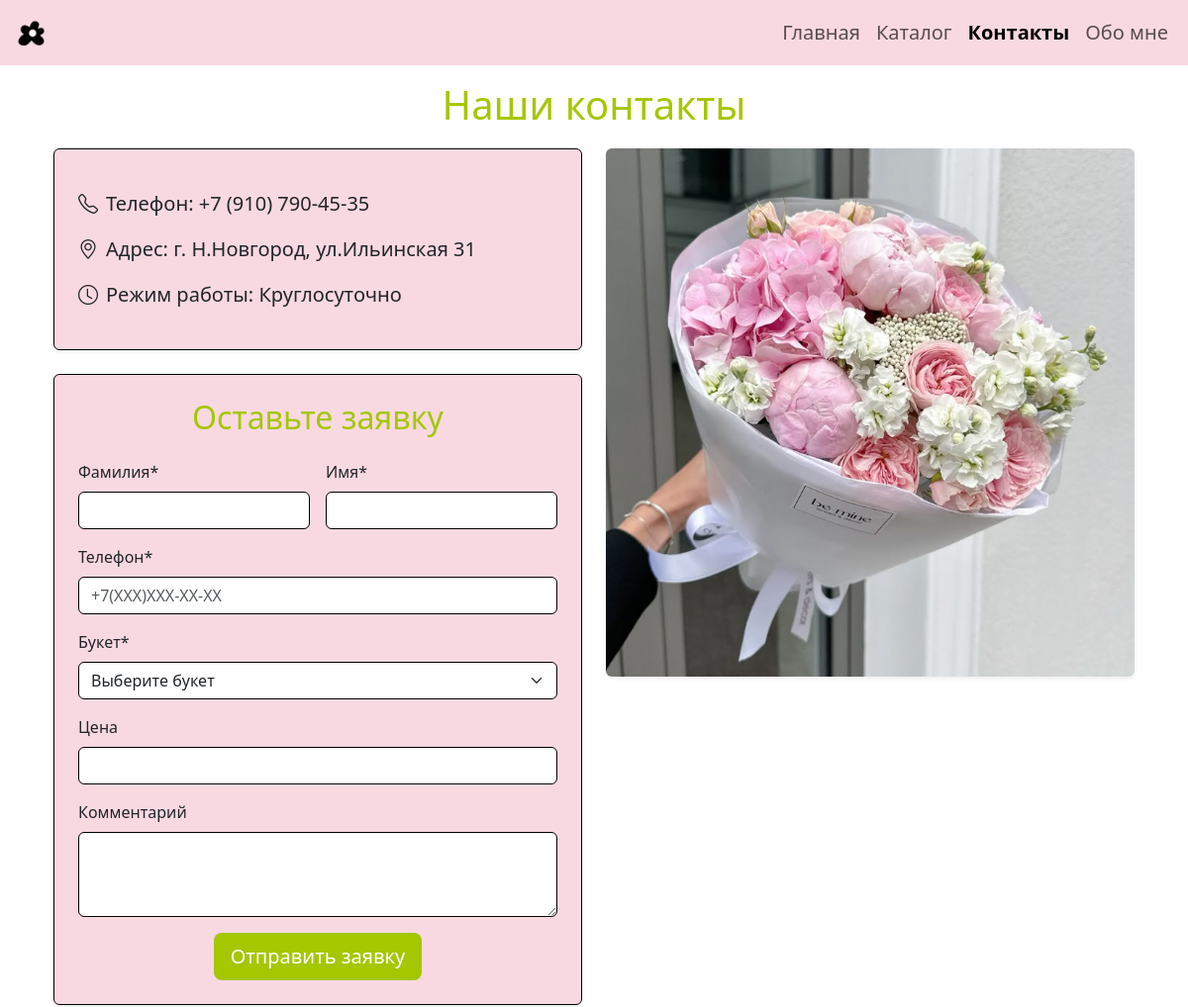
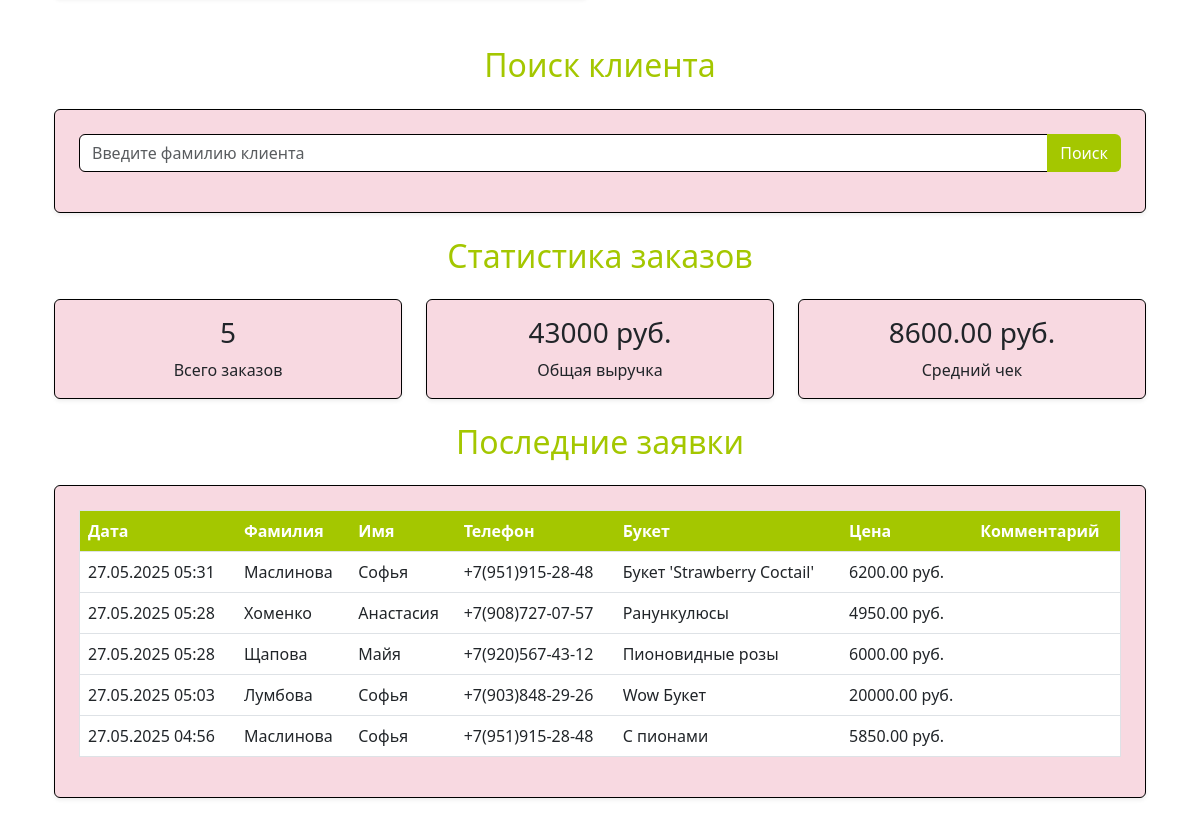
The page /myApp/contacts/ on the database its author committed (2 pictures, top to bottom).
### myApp/models.py (models this page shows, shortened)
class ShopInfo(models.Model):
    phone = models.CharField(max_length=50, verbose_name="Телефон")
    address = models.TextField(verbose_name="Адрес")
    working_hours = models.CharField(max_length=100, verbose_name="Режим работы")
    image = models.ImageField(upload_to='shop_images/', verbose_name="Изображение магазина")

class Order(models.Model):
    last_name = models.CharField(max_length=100)
    first_name = models.CharField(max_length=100)
    phone = models.CharField(max_length=20)
    bouquet = models.ForeignKey(Bouquet, on_delete=models.SET_NULL, null=True)
    comment = models.TextField(blank=True)
    created_at = models.DateTimeField(auto_now_add=True)
    price = models.DecimalField(max_digits=10, decimal_places=2, validators=[MinValueValidator(0)], null=True)

class Bouquet(models.Model):
    name = models.CharField(max_length=255, verbose_name="Название букета")
    image = models.ImageField(upload_to='bouquets/', verbose_name="Изображение")
    price = models.DecimalField(max_digits=10, decimal_places=2, verbose_name="Цена")

### myApp/views.py (the view, shortened to what this page needs)
# urls.py: path('contacts/', views.contacts, name='contacts'),
def contacts(request):
    shop_info = ShopInfo.objects.first()
    bouquets = Bouquet.objects.all()
    search_query = request.GET.get('search', '').strip()
    client_orders = None
    expensive_order = None
    cheap_order = None
    order_stats = Order.objects.aggregate(
        total_orders=Count('id'),
        total_revenue=Sum('price'),
        avg_order=Avg('price')
    )
    contact_requests = Order.objects.all().order_by('-created_at')[:10]
    context = {
        'shop_info': shop_info,
        'bouquets': bouquets,
        'contact_requests': contact_requests,
        'order_stats': order_stats,
        'search_query': search_query,
        'client_orders': client_orders,
        'expensive_order': expensive_order,
        'cheap_order': cheap_order
    }
    return render(request, 'contacts.html', context)

### myApp/templates/contacts.html (shortened to what this page needs)
{% extends 'base.html' %}
{% load static %}
{% block content %}
<div class="container mt-4">
    <h1 class="text-center" style="color: #a4c700; margin-top: -80px; margin-bottom: 20px;">Наши контакты</h1>
    <div class="row mb-5">
        <div class="col-md-6">
            <div class="p-4 rounded shadow-sm mb-4" style="background-color: #f8d9e1; border: 1px solid black;">
                <div class="mt-3 lead">
                    <p><i class="bi bi-telephone me-2"></i><strong>Телефон:</strong> {{ shop_info.phone }}</p>
                    <p><i class="bi bi-geo-alt me-2"></i><strong>Адрес:</strong> {{ shop_info.address }}</p>
                    <p><i class="bi bi-clock me-2"></i><strong>Режим работы:</strong> {{ shop_info.working_hours }}</p>
                </div>
            </div>
            <div class="p-4 rounded shadow-sm" style="background-color: #f8d9e1; border: 1px solid black;">
                <h2 class="text-center mb-4" style="color: #a4c700;">Оставьте заявку</h2>
                <form method="post" id="order-form" novalidate>
                    <div class="row g-3">
                        <div class="col-md-6">
                            <label class="form-label">Фамилия*</label>
                            <input type="text" name="last_name" class="form-control" required
                                pattern="[А-ЯЁ][А-Яа-яЁё\s\-]*"
                                title="Фамилия должна начинаться с заглавной буквы и содержать только буквы, пробелы и дефисы">
                        </div>
                        <div class="col-md-6">
                            <label class="form-label">Имя*</label>
                            <input type="text" name="first_name" class="form-control" required
                                pattern="[А-ЯЁ][А-Яа-яЁё\s\-]*"
                                title="Имя должно начинаться с заглавной буквы и содержать только буквы, пробелы и дефисы">
                        </div>
                        <div class="col-12">
                            <label class="form-label">Телефон*</label>
                            <input type="tel" name="phone" class="form-control" required
                                pattern="\+7\(\d{3}\)\d{3}-\d{2}-\d{2}"
                                placeholder="+7(XXX)XXX-XX-XX">
                        </div>
                        <div class="col-12">
                            <label class="form-label">Букет*</label>
                            <select name="bouquet" class="form-select" id="bouquet-select" required>
                                <option value="" selected disabled>Выберите букет</option>
                            </select>
                        </div>
                        <div class="col-12">
                            <label class="form-label">Цена</label>
                            <input type="text" id="bouquet-price" class="form-control" readonly>
                        </div>
                        <div class="col-12">
                            <label class="form-label">Комментарий</label>
                            <textarea name="comment" class="form-control" rows="3"></textarea>
                        </div>
                        <div class="col-12 text-center mt-3">
                            <button type="submit" class="btn btn-lg text-white" style="background-color: #a4c700;">
                                Отправить заявку
                            </button>
                        </div>
                    </div>
                </form>
            </div>
        </div>
        <div class="col-md-6">
            {% if shop_info.image %}
                <img src="{{ shop_info.image.url }}" alt="Наш магазин" class="img-fluid rounded shadow-sm">
            {% else %}
                <img src="{% static 'info.jpg' %}" alt="Наш магазин" class="img-fluid rounded shadow-sm">
            {% endif %}
        </div>
    </div>
    <div class="row mt-4">
        <h2 class="text-center mb-4" style="color: #a4c700;">Поиск клиента</h2>
        <div class="col-12">
            <div class="p-4 rounded shadow-sm" style="background-color: #f8d9e1; border: 1px solid black;">
                <form method="get" action="">
                    <div class="input-group mb-3">
                        <input type="text" name="search" class="form-control"
                               placeholder="Введите фамилию клиента"
                               value="{{ search_query }}">
                        <button class="btn text-white" type="submit"
                                style="background-color: #a4c700;">Поиск</button>
                    </div>
                </form>
            </div>
        </div>
    </div>
    <div class="row mt-4">
        <h2 class="text-center mb-4" style="color: #a4c700;">Статистика заказов</h2>
        <div class="col-md-4">
            <div class="p-3 rounded shadow-sm text-center" style="background-color: #f8d9e1; border: 1px solid black;">
                <h3>{{ order_stats.total_orders|default:0 }}</h3>
                <p class="mb-0">Всего заказов</p>
            </div>
        </div>
        <div class="col-md-4">
            <div class="p-3 rounded shadow-sm text-center" style="background-color: #f8d9e1; border: 1px solid black;">
                <h3>{{ order_stats.total_revenue|default:0 }} руб.</h3>
                <p class="mb-0">Общая выручка</p>
            </div>
        </div>
        <div class="col-md-4">
            <div class="p-3 rounded shadow-sm text-center" style="background-color: #f8d9e1; border: 1px solid black;">
                <h3>{{ order_stats.avg_order|default:0|floatformat:2 }} руб.</h3>
                <p class="mb-0">Средний чек</p>
            </div>
        </div>
    </div>
    <div class="row mt-4">
        <h2 class="text-center mb-4" style="color: #a4c700;">Последние заявки</h2>
        <div class="col-12">
            <div class="p-4 rounded shadow-sm" style="background-color: #f8d9e1; border: 1px solid black; margin-bottom: 30px;">
                <div class="table-responsive">
                    <table class="table table-hover">
                        <thead>
                            <tr>
                                <th>Дата</th>
                                <th>Фамилия</th>
                                <th>Имя</th>
                                <th>Телефон</th>
                                <th>Букет</th>
                                <th>Цена</th>
                                <th>Комментарий</th>
                            </tr>
                        </thead>
                        <tbody>
                            {% for request in contact_requests %}
                            <tr>
                                <td>{{ request.created_at|date:"d.m.Y H:i" }}</td>
                                <td>{{ request.last_name }}</td>
                                <td>{{ request.first_name }}</td>
                                <td>{{ request.phone }}</td>
                                <td>{{ request.bouquet.name|default:"-" }}</td>
                                <td>{{ request.price|default:"-" }} руб.</td>
                                <td>{{ request.comment|truncatechars:30 }}</td>
                            </tr>
                            {% empty %}
                            <tr>
                                <td colspan="7" class="text-center">Нет заявок</td>
                            </tr>
                            {% endfor %}
                        </tbody>
                    </table>
                </div>
            </div>
        </div>
    </div>
</div>
<link rel="stylesheet" href="https://cdn.jsdelivr.net/npm/bootstrap-icons@1.8.0/font/bootstrap-icons.css">
{% endblock %}

### myApp/templates/contacts.html (style rules this page uses)
.form-control, .form-select { border: 1px solid black; }
.table { background-color: white; border: 1px solid #dee2e6; }
.table th { background-color: #a4c700; color: white; }
label:after { content: " *"; color: red; display: none; }

### rows shown on the page
ShopInfo: phone "+7 (910) 790-45-35", address "г. Н.Новгород, ул.Ильинская 31", working_hours "Круглосуточно", image (picture)
Order: created_at "27.05.2025 05:31", last_name "Маслинова", first_name "Софья", phone "+7(951)915-28-48", bouquet.name "Букет 'Strawberry Coctail'", price "6200.00"
Order: created_at "27.05.2025 05:28", last_name "Хоменко", first_name "Анастасия", phone "+7(908)727-07-57", bouquet.name "Ранункулюсы", price "4950.00"
Order: created_at "27.05.2025 05:28", last_name "Щапова", first_name "Майя", phone "+7(920)567-43-12", bouquet.name "Пионовидные розы", price "6000.00"
Order: created_at "27.05.2025 05:03", last_name "Лумбова", first_name "Софья", phone "+7(903)848-29-26", bouquet.name "Wow Букет", price "20000.00"
Order: created_at "27.05.2025 04:56", last_name "Маслинова", first_name "Софья", phone "+7(951)915-28-48", bouquet.name "С пионами", price "5850.00"

### other values the page prints
{{ order_stats.total_orders|default:0 }} "5"
{{ order_stats.total_revenue|default:0 }} "43000"
{{ order_stats.avg_order|default:0|floatformat:2 }} "8600.00"
